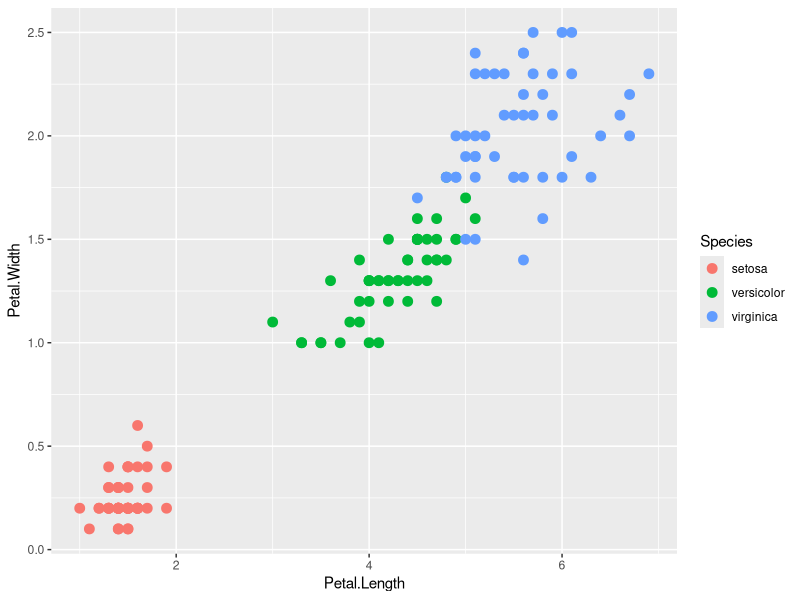

R code for this plot: (Note: this script raises an error after producing the figure.)
# Lista de Exercícios - Capítulo 12 - Parte 2

# Configurando o diretório de trabalho
setwd("C:/Users/Julia/Desktop/CienciaDeDados/1.Big-Data-Analytics-com-R-e-Microsoft-Azure-Machine-Learning/12.Microsoft-Azure-Machine-Learning")
getwd()



# Carregando pacotes

library(datasets)
library(cluster) # visualização dos clusters
library(ggplot2) # Gráficos para Análise Exploratória


# Carregando Dados

# - Usaremos o dataset iris neste exemplo
# - O dataset iris possui observações de 3 especies de flores (Iris setosa, Iris virginica e Iris versocolor)
# - Para cada flor, 4 medidas sao usadas: 
#   comprimento (length) e largura (width) do caule (sepal) e comprimento e largura da petala (petal)

dados = iris
head(dados)


# Veja que os dados claramente possui grupos com caracteristcas similares
ggplot(dados, aes(Petal.Length, Petal.Width, color = Species)) + geom_point(size = 3)


# Agora usarmeos o K-Means para tentar agrupar os dados em clusters
set.seed(101)
help(kmeans)

# Exercício 1 - Usando a função kmeans(), crie um modelo de clustering (aprendizagem não supervisionada). 
#               Use a documentação, para fazer sua pesquisa.

# - Neste caso, ja sabemos quantos grupos (clusters) existem em nossos dados (3)
#   Perceba que o dataset iris possui 5 colunas, mas estamos usando as 4 primeiras

# - Obtendo informação sobre os clusters
#   Foram criados 3 clusters: cluster 1, 2 e 3

# - Perceba que apesar o algoritmo ter feito a divisão dos dados em clusters, houve problema em dividir alguns dos dados, 
#   que apesar de terem caracteristicas diferentes, ficaram no mesmo cluster

help(clusplot)

# Plot
clusplot(iris, irisCluster$cluster, color = TRUE, shade = TRUE, labels = 0, lines = 0, )




